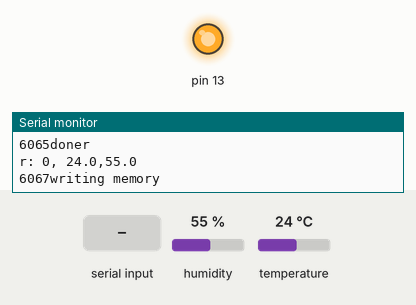
Bench run of a sketch on a simulated Arduino Uno, built with avr-gcc and run on an emulated ATmega328P. On the bench: output pins drawn as LEDs (lit = HIGH), the last lines printed to the serial monitor. Wiring (inferred from the names in the program): 24Cxx EEPROM at I2C address 0x50. Inputs (shaded band) come from the test bench; at power-on: humidity 55 %, temperature 24 °C. Sleep ends after the set time or at an interrupt; EEPROM starts erased.

Above: at 6.09 s.
At 7.2 s:
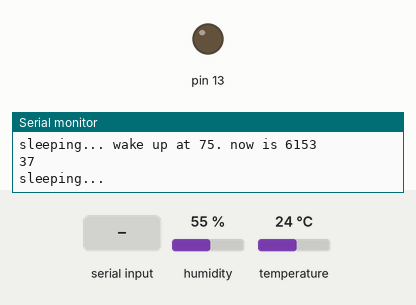
7.3 s: "e" received over Serial
Timing chart, 0 to 10.3 s (numbered marks = the images above; inputs shaded):
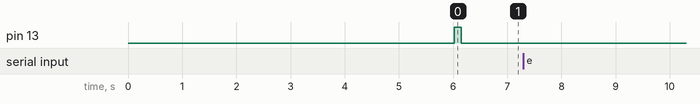

The sketch:

sensormonitor.ino
```cpp
#include <Wire.h>

#include "SparkFunHTU21D.h"
#define EEPROM_ADDR 0x50    //Address of 24LC256 eeprom chip

#include <avr/interrupt.h>
#include <avr/power.h>
#include <avr/sleep.h>
#include <avr/io.h>

struct DataPoint {
  unsigned long time;
  float temperature;
  float humidity;
  float filler;
};  // length must be factor of 128

struct Header {
  unsigned long id;
};

unsigned long time_elapsed = 0;

unsigned long readingCount = 0;

#define MAXCOUNT 4000
HTU21D myHumidity;
unsigned int startcount = 0;

void setup(void) {
  pinMode(13, OUTPUT);
  digitalWrite(13, LOW);
  Serial.begin(115200);
  Wire.begin();
  Wire.setClock(400000L);
  //TWBR = 1;//((CPU_FREQ / TWI_FREQ_NUNCHUCK) - 16) / 2;
  myHumidity.begin();
  //digitalWrite(9, !digitalRead(9));
  Serial.println("Starting");
  unsigned int address = 0;
  writeEEPROM(address, 170);
  Serial.print(readEEPROM(address), DEC);
  Serial.println("RUNNING");

  Serial.println("Waiting for computer connection...");
  while (millis() < 5000) handle_serial();
  Serial.println("Continuing");

  initTCNT2();
}

unsigned long target_time = 0;
void loop() {
  findLastPoint();

  // start overwriting data if at end of memory
  if (startcount >= MAXCOUNT) startcount = 0;

  Serial.print("Starting at: ");
  Serial.println(startcount);
  for (int i = startcount; i < MAXCOUNT; i++) {
    Serial.flush();
    digitalWrite(13, LOW);

    // Sleep and break from loop if recieved serial input
    if (!sleepTimer2Count(target_time)) break;

    target_time += 75; // 75=10 minutes  // 225=30*60/8

    Serial.println("A");
    digitalWrite(13, HIGH);
    readSensor();

    Serial.println("S");
    //delay(500);
  }
}

void handle_serial() {

  long i = 0;
  while (Serial.available()) {
    switch (Serial.read()) {
      case 'e':
        chip_erase();
        break;
      case 'r':
        while (displayReading(i) && i < MAXCOUNT) i++;
        //while (displayReadings(i,2) && i < MAXCOUNT) i+=2;
        break;
      default:
        break;
    }
  }
}

void findLastPoint() {
  DataPoint tmp;
  int datasize = sizeof(tmp);
  Serial.println(F("Finding start EEPROM pos"));
  while (readEEPROM(startcount * datasize) != 0xff && startcount < MAXCOUNT) {
    if (startcount % 50 == 0) Serial.print(".");
    startcount++;
  }
  Serial.println();
  Serial.print(F("Measurement number: "));
  Serial.print(startcount);
  Serial.print(F(", Offset = "));
  Serial.print(startcount * datasize);
  Serial.print(F(" bytes"));
  Serial.println();
}
```

EEPROM.ino
```cpp
void writeEEPROM(unsigned int eeaddress, byte data ) {
  Wire.beginTransmission(EEPROM_ADDR);
  Wire.write((int)(eeaddress >> 8));   // MSB
  Wire.write((int)(eeaddress & 0xFF)); // LSB
  Wire.write(data);
  Wire.endTransmission();
  delay(5);
}

void writeEEPROMBlock(unsigned int eeaddress, char *data, int len) {
  Wire.beginTransmission(EEPROM_ADDR);
  Wire.write((int)(eeaddress >> 8));   // MSB
  Wire.write((int)(eeaddress & 0xFF)); // LSB
  for (int i = 0; i++; i < len) {
    Wire.write(data[i]);
    delay(1);
  }
  Wire.endTransmission();
  delay(5);
}

byte readEEPROM(unsigned int eeaddress ) {
  byte rdata = 0xFF;

  Wire.beginTransmission(EEPROM_ADDR);
  Wire.write((int)(eeaddress >> 8));   // MSB
  Wire.write((int)(eeaddress & 0xFF)); // LSB
  Wire.endTransmission();

  Wire.requestFrom(EEPROM_ADDR, 1);

  if (Wire.available()) rdata = Wire.read();

  return rdata;
}

void readEEPROMBlock(unsigned int eeaddress, char *data, int len) {

  Wire.beginTransmission(EEPROM_ADDR);
  Wire.write((int)(eeaddress >> 8));   // MSB
  Wire.write((int)(eeaddress & 0xFF)); // LSB
  Wire.endTransmission();

  Wire.requestFrom(EEPROM_ADDR, len);

  int i = 0;
  while (Wire.available()) {
    data[i++] = Wire.read();
    //delayMicroseconds(0);
  }
}

void chip_erase() {
  char empty[128];
  for (int i=0; i<128; i++) empty[i] = 0xff;
  Serial.print("Erasing");
  /*
  for (int i=0; i<500; i++) { // 500=512000/8/128
    writeEEPROMBlock(i*128, empty, 128);
    if (i%50==0) Serial.print(".");
  }*/
  for (int i=0; i<64000; i++) { // 6400=500*128
    writeEEPROM(i, 0xff);
    if (i%50==0) Serial.print(".");
  }
  Serial.println("Done");
}
```

Manager.ino
```cpp
void readSensor() {

  DataPoint reading;
  Serial.print(millis());
  Serial.println("Reading sensor");
  Serial.flush();
  reading.time = time_elapsed;
  reading.humidity = myHumidity.readHumidity();
  reading.temperature = myHumidity.readTemperature();


  Serial.print(millis());
  Serial.println("doner");
  Serial.flush();

  Serial.print("r: ");
  Serial.print(reading.time);
  Serial.print(", ");
  Serial.print(reading.temperature, 1);
  Serial.print(",");
  Serial.print(reading.humidity, 1);
  Serial.println();


  // Store data
  int datasize = sizeof(reading);
  //Serial.println(datasize);
  char b[datasize];
  memcpy(b, &reading, datasize);

  Serial.print(millis());
  Serial.println("writing memory");
  Serial.flush();
  //writeEEPROMBlock(readingCount * datasize, b, datasize);
  for (int i = 0; i < datasize; i++) {
    writeEEPROM(readingCount * datasize + i, b[i]);
  }

  Serial.print(millis());
  Serial.println("donew");
  Serial.flush();
  readingCount++;
}

boolean displayReading(int reading) {

  DataPoint tmp; //Re-make the struct
  int datasize = sizeof(tmp);
  char b[datasize];

  readEEPROMBlock(reading * datasize, b, datasize);
  /*  for (int i = 0; i < datasize; i++) {
      b[i] = readEEPROM(reading * datasize + i);
    }*/

  memcpy(&tmp, b, datasize);
  Serial.print(tmp.time);
  Serial.print(",");
  Serial.print(tmp.temperature);
  Serial.print(",");
  Serial.print(tmp.humidity);

  Serial.println();
  if (tmp.time > 4294967294) return false;
  else return true;
}

boolean displayReadings(int reading, int count) {

  DataPoint tmp[count]; //Re-make the struct
  int datasize = sizeof(tmp);
  char b[datasize];

  readEEPROMBlock(reading * datasize, b, datasize);
  /*  for (int i = 0; i < datasize; i++) {
      b[i] = readEEPROM(reading * datasize + i);
    }*/

  memcpy(&tmp, b, datasize);
  for (int i = 0; i < count; i++) {
    Serial.print(tmp[i].time);
    Serial.print(",");
    Serial.print(tmp[i].temperature);
    Serial.print(",");
    Serial.print(tmp[i].humidity);
    Serial.println();
  }

  if (tmp[count].time > 4294967294) return false;
  else return true;
}
```

Sleep.ino
```cpp
#include <avr/interrupt.h>
#include <avr/power.h>
#include <avr/sleep.h>
#include <avr/io.h>


// time_elapsed is defined in main file

ISR(WDT_vect)
{
}

void lowPowerize() {
  DDRD &= B00000011;       // set Arduino pins 2 to 7 as inputs, leaves 0 & 1 (RX & TX) as is
  DDRB = B00000000;        // set pins 8 to 13 as inputs
  PORTD |= B11111100;      // enable pullups on pins 2 to 7, leave pins 0 and 1 alone
  PORTB |= B11111111;      // enable pullups on pins 8 to 13
}
boolean sleepTimer2Count(unsigned long endTime) {
  Serial.print("sleeping...");
  Serial.print(" wake up at ");
  Serial.print(endTime);
  Serial.print(". now is ");
  Serial.print(millis());
  Serial.println();
  Serial.flush();

  CLKPR = 0b10000100;

  while (time_elapsed < endTime) {
    Serial.println(TCNT2);
    Serial.println("sleeping...");

    Serial.flush();


    // page 39 of manual for sleep mode table
    set_sleep_mode(SLEEP_MODE_PWR_SAVE);

    // disable unused peripherals
    power_adc_disable();
    power_spi_disable();
    power_timer0_disable();
    power_timer1_disable();
    //power_timer2_disable();
    power_twi_disable();


    cli();
    /*if (TCNT2 == 254) {
      TCNT2 = 0;
      time_elapsed++;
    }*/
    sleep_enable();
    sleep_bod_disable();
    sei();

    sleep_cpu();

    sleep_disable();

    power_timer0_enable();
    power_twi_enable();
    Serial.println("awake");
  }

  CLKPR = 0b10000000;

  //if (Serial.available()) return false;
  return true;
}

ISR(TIMER2_OVF_vect) {
  time_elapsed++;
  // flash LED every 16 seconds
  if (time_elapsed % 2 == 0) digitalWrite(13, HIGH);

  Serial.print("Time is ");
  Serial.println(time_elapsed);
  digitalWrite(13, LOW);
  //TIFR2 = 0;
}

/*
ISR(TIMER2_COMPA_vect) {
  digitalWrite(13, !digitalRead(13));
  Serial.println("compare ");
  //TIFR2 = 0;
  TCNT2 = 0;
  //Serial.print("INTERRUPT!!!\t\t");
  Serial.println(millis());
}*/

void initTCNT2() {
  // *tries to* initialize timer2 in accoranace with datasheet page 151 for asynchronous operation
  // http://www.atmel.com/images/Atmel-8271-8-bit-AVR-Microcontroller-ATmega48A-48PA-88A-88PA-168A-168PA-328-328P_datasheet_Complete.pdf

  // 1 / (1800 seconds) (half hours per second) = crystal input / 1024 (prescaler) / timer counts
  // 1/(32760/1024/57586)
  // should let timer count to 57586 = 1,800.0019536 seconds, meaning an error of 0.00011%, which is accurate enough


  // Clear interrupts
  TIMSK2 = (0 << TOIE2) | (0 << OCIE2A) | (0 << OCIE2B);

  // Set clock source
  ASSR &= ~(1 << EXCLK);  // disable arbitrary signal input
  ASSR |= (1 << AS2);     // run timer2 in asynchronous mode, inputting from 32khz crystal


  // disable pin waveform output
  TCCR2A = 0;
  // stop timer and do not set up waveform generation mode
  TCCR2B = 0;

  // Init counter value
  TCNT2 = 0;

  // set output compare registers
  OCR2A = 17;
  OCR2B = 0;


  // check ASSR to ensure writes worked
  Serial.print("ASSR: ");
  Serial.println(ASSR, BIN);


  // clear interrupt flags by writing 1s
  TIFR2 = (1 << OCF2B) | (1 << OCF2A) | (1 << TOV2);

  // wait for TCN2xUB OCR2xUB and TCR2xUB
  // be lazy and just wait a while instead of checking
  delay(10);


  // Start counter

  // enable timer and set prescaler to /1024
  TCCR2B = (1 << CS22) | (1 << CS21) | (1 << CS20);
  //TCCR2B = (0 << CS22) | (1 << CS21) | (1 << CS20); // /256 for debug

  // wait for clock to stabilize
  Serial.println("Waiting for clock...");
  delay(1000);


  Serial.println("enabled interrupts");
  Serial.flush();
  // Start interrupts
  TIMSK2 |= (1 << TOIE2);
  //delay(10000);

  // Stop interrupts
  //TIMSK2 = 0;
  //Serial.println("disabled interrupts");
}
```
